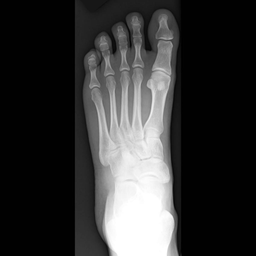
#> input picture images/1024 x 1024 (1).png, 256 x 256 px, shrunk from 1024 x 1024 before the run; its folder holds only this picture in this run
$ python Diff.py
#> lines starting #> are read from the running program, lines starting #| are printed output that depends on the picture; long printed decimals are rounded
### PWLCM.py
from PIL import Image
import numpy as np

# Piecewise Linear Chaotic Map
def pwlcm(initial,p,r,c):
    t = initial
    res = []
    for i in range(r):
        res1=[]
        for j in range(c):
            if (t >= 0 and t < p):
                t = t/p
                res1.append(t)
            elif (t >= p and t<0.5):
                t = (t-p)/(0.5-p)
                res1.append(t)
            elif (t >= 0.5 and t<1):
                t = 1-t
                if (t >= 0 and t < p):
                    t = t/p
                    res1.append(t)
                elif (t >= p and t<0.5):
                    t = (t-p)/(0.5-p)
                    res1.append(t)
        res.append(res1)
    return res

def encrypt(img, initial, p):
    M,N = img.size
    vals = [[int(i*256) for i in j] for j in pwlcm(initial, p, M, N)]
    encrypted = [[img.getpixel((i,j)) for i in range(M)] for j in range(N)]
    shift = [sum(i)%N for i in vals]
    for i in range(M):
        encrypted[i] = encrypted[i][shift[i]:] + encrypted[i][:shift[i]]
    try:
        for i in range(M):
            for j in range(N):
                encrypted[i][j] = tuple(x^vals[i][j] for x in encrypted[i][j])
    except TypeError: # in case of greyscale
        for i in range(M):
            for j in range(N):
                encrypted[i][j] = encrypted[i][j]^vals[i][j]
    return Image.fromarray(np.array(encrypted, dtype=np.uint8))


# [16 lines left out: function decrypt, not called in this run]

# [10 lines that do not run on import are left out]

### npcr.py
from PIL import Image
import numpy as np

# [25 lines left out: functions rateofchange, sumofpixel, npcr_, not called in this run]

def npcr(c1,c2):
    width, height = c1.size
    s = 0
    pixel1 = c1.load()
    pixel2 = c2.load()
    try:
        for i in range(width):
            for j in range(height):
                for k in range(3):
                    if pixel1[i,j][k]!=pixel2[i,j][k]:
                        s+=1
        per = s/(width*height*3) * 100
    except:
        for i in range(width):
            for j in range(height):
                if pixel1[i,j]!=pixel2[i,j]:
                    s+=1
        per = s/(width*height)*100
    return per

# [5 lines that do not run on import are left out]

### LOGISTIC.py
import numpy as np
from PIL import Image

def logistic_map(x, r):
    return r*x*(1-x)

def gen_logistic_map(x0, r, n):
    x = x0
    for i in range(n):
        x = logistic_map(x, r)
        yield x

def gen_vals(x0, r, M, N):
    res = [[0 for i in range(N)] for j in range(M)]
    gen = gen_logistic_map(x0, r, M*N)
    for i in range(M):
        for j in range(N):
            res[i][j] = next(gen)
    return res

def encrypt(img, x0, r):
    M,N = img.size
    vals = gen_vals(x0, r, M, N)
    vals = [[int(i*256) for i in j] for j in vals]
    encrypted = [[img.getpixel((i,j)) for i in range(M)] for j in range(N)]
    shift = [sum(i)%N for i in vals]
    for i in range(M):
        encrypted[i] = encrypted[i][shift[i]:] + encrypted[i][:shift[i]]
    try:
        for i in range(M):
            for j in range(N):
                encrypted[i][j] = tuple(x^vals[i][j] for x in encrypted[i][j])
    except TypeError: # in case of greyscale
        for i in range(M):
            for j in range(N):
                encrypted[i][j] = encrypted[i][j]^vals[i][j]
    return Image.fromarray(np.array(encrypted, dtype=np.uint8))

# [17 lines left out: function decrypt, not called in this run]

# [6 lines that do not run on import are left out]

### uaci.py
from PIL import Image
import math

def uaci(image1, image2):
    pixel1=image1.load()
    pixel2=image2.load()
    width,height=image1.size
    value=0.0
    try:
        for y in range(0,height):
            for x in range(0,width):
                value=(abs(pixel1[x,y][0]-pixel2[x,y][0])/255)+value
    except TypeError:
        for y in range(0,height):
            for x in range(0,width):
                value=(abs(pixel1[x,y]-pixel2[x,y])/255)+value
    value=(value/(width*height))*100
    return value

# [20 lines left out: function rootmeansquareerror, not called in this run]

### Diff.py
import os
import PWLCM
import LOGISTIC
import DLSCM2
import LSCML
import npcr
import uaci
import random
from PIL import Image
import cv2

def flip_random_pixel(img):
    M, N = img.size
    x, y = random.randint(0, M-1), random.randint(0, N-1)
    pixel = list(img.getpixel((x, y)))
    i = random.randint(0, 2)
    pixel[i] ^= 1
    pixel = tuple(pixel)
    img.putpixel((x, y), pixel)
    return img

def get_npcr_PWLCM():
    for image in os.listdir('images'):
        img = Image.open('images/'+image)
#> img is the input picture: PIL image 256x256 L; min 0, max 255, mean 52.8
        enc = PWLCM.encrypt(img, 0.5, 0.8)
#> in encrypt, `encrypted = [[img.getpixel((i,j)) for i in range(M)] for j in range(N)]`: encrypted = 256 items
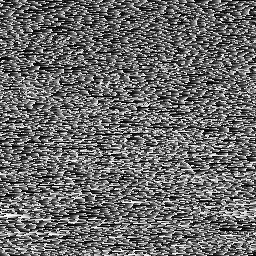
#> enc: PIL image 256x256 L; min 0, max 255, mean 105.2
        print(image + ": ", npcr.npcr(img, enc))
#| 1024 x 1024 (1).png:  99.435

def get_npcr_LOGISTIC():
    for image in os.listdir('images'):
        img = Image.open('images/'+image)
        enc = LOGISTIC.encrypt(img, 0.5, 3.8)
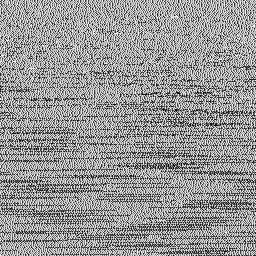
#> enc: PIL image 256x256 L; min 0, max 255, mean 149.8
        print(image + ": ", npcr.npcr(img, enc))
#| 1024 x 1024 (1).png:  99.794
#> after the loop in uaci, `for y in range(0,height):`: value = 38.16
#| 1024 x 1024 (1).png:  38.157
#> after the loop in uaci, `for y in range(0,height):`: value = 49.53
#| 1024 x 1024 (1).png:  49.530

def get_npcr_DLSCM2():
    for image in os.listdir('images'):
        img = cv2.imread('images/'+image)
#> img: shape (256, 256, 3); min 0, max 255, mean 52.8
        enc = cv2.imread('encrypted/2dlscm/'+image)
        img,enc = Image.fromarray(img), Image.fromarray(enc)
        print(image + ": ", npcr.npcr(img, enc))
#| 1024 x 1024 (1).png:  0.0

def get_npcr_LSCML():
    for image in os.listdir('images'):
        img = cv2.imread('images/'+image)
        enc = cv2.imread('encrypted/lscml/'+image)
        img,enc = Image.fromarray(img), Image.fromarray(enc)
        print(image + ": ", npcr.npcr(img, enc))

def get_uaci_PWLCM():
    for image in os.listdir('images'):
        img = Image.open('images/'+image)
        enc = PWLCM.encrypt(img, 0.5, 0.8)
        print(image + ": ", uaci.uaci(img, enc))

def get_uaci_LOGISTIC():
    for image in os.listdir('images'):
        img = Image.open('images/'+image)
        enc = LOGISTIC.encrypt(img, 0.5, 3.8)
        print(image + ": ", uaci.uaci(img, enc))


def get_uaci_DLSCM2():
    for image in os.listdir('images'):
        img = cv2.imread('images/'+image)
        enc = cv2.imread('encrypted/2dlscm/'+image)
        img,enc = Image.fromarray(img), Image.fromarray(enc)
        print(image + ": ", uaci.uaci(img, enc))
#| 1024 x 1024 (1).png:  0.0

def get_uaci_LSCML():
    for image in os.listdir('images'):
        img = cv2.imread('images/'+image)
        enc = cv2.imread('encrypted/lscml/'+image)
        img,enc = Image.fromarray(img), Image.fromarray(enc)
        print(image + ": ", uaci.uaci(img, enc))
#| 1024 x 1024 (1).png:  0.0


if __name__=='__main__':
    print("PWLCM NPCR:")
    get_npcr_PWLCM()
    print("\nLOGISTIC NPCR:")
    get_npcr_LOGISTIC()
    print("\nPWLCM UACI:")
    get_uaci_PWLCM()
    print("\nLOGISTIC UACI:")
    get_uaci_LOGISTIC()
    print("\nDLSCM2 NPCR:")
    get_npcr_DLSCM2()
    print("\nDLSCM2 UACI:")
    get_uaci_DLSCM2()
    print("\nLSCML UACI:")
    get_uaci_LSCML()
    print("\nLSCML NPCR:")
    get_npcr_LSCML()
#| 1024 x 1024 (1).png:  0.0

$ run again, on images/8.bmp
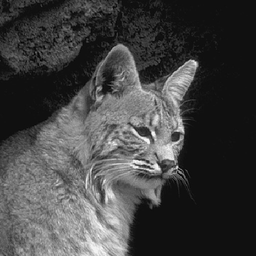
#> input picture images/8.bmp, 256 x 256 px, shrunk from 512 x 512 before the run
#> in get_npcr_PWLCM, img is the input picture: PIL image 256x256 RGB; min 0, max 249, mean 66.9
#> in encrypt, `encrypted = [[img.getpixel((i,j)) for i in range(M)] for j in range(N)]`: encrypted = 256 items
#> in encrypt, `return Image.fromarray(np.array(encrypted, dtype=np.uint8))`:
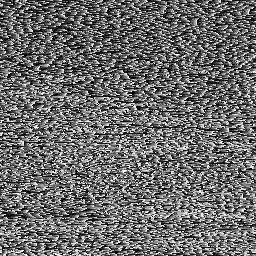
#> returned value: PIL image 256x256 RGB; min 0, max 255, mean 107.6
#| 8.bmp:  99.509
#> in encrypt, `return Image.fromarray(np.array(encrypted, dtype=np.uint8))`:
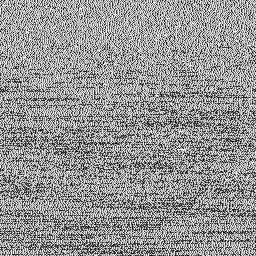
#> returned value: PIL image 256x256 RGB; min 0, max 255, mean 148.2
#| 8.bmp:  99.762
#> after the loop in uaci, `for y in range(0,height):`: value = 20202.8
#> in uaci, `value=(value/(width*height))*100`: value = 30.83
#| 8.bmp:  30.827
#| 8.bmp:  41.028
#| 8.bmp:  0.0
#| 8.bmp:  0.0
#| 8.bmp:  0.0
#| 8.bmp:  0.0

$ run again, on images/airplaneU2.bmp
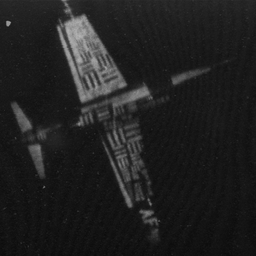
#> input picture images/airplaneU2.bmp, 256 x 256 px, shrunk from 1024 x 1024 before the run
#> in get_npcr_PWLCM, img is the input picture: PIL image 256x256 RGB; min 11, max 181, mean 32.5
#> in encrypt, `encrypted = [[img.getpixel((i,j)) for i in range(M)] for j in range(N)]`: encrypted = 256 items
#> in encrypt, `return Image.fromarray(np.array(encrypted, dtype=np.uint8))`:
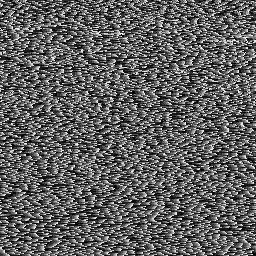
#> returned value: PIL image 256x256 RGB; min 0, max 255, mean 95.4
#| airplaneU2.bmp:  99.429
#> in encrypt, `return Image.fromarray(np.array(encrypted, dtype=np.uint8))`:
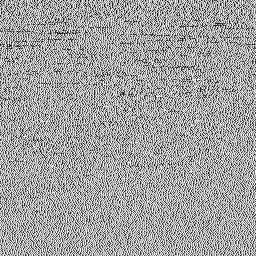
#> returned value: PIL image 256x256 RGB; min 0, max 255, mean 161
#| airplaneU2.bmp:  99.904
#> after the loop in uaci, `for y in range(0,height):`: value = 18880.1
#> in uaci, `value=(value/(width*height))*100`: value = 28.81
#| airplaneU2.bmp:  28.809
#| airplaneU2.bmp:  51.461
#| airplaneU2.bmp:  0.0
#| airplaneU2.bmp:  0.0
#| airplaneU2.bmp:  0.0
#| airplaneU2.bmp:  0.0

$ run again, on images/child.bmp
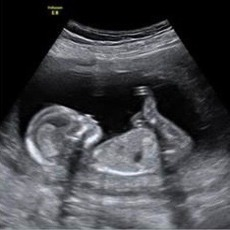
#> input picture images/child.bmp, 230 x 230 px
#> in get_npcr_PWLCM, img is the input picture: PIL image 230x230 RGB; mean R, G, B 67.2, 67.9, 71.6
#> in encrypt, `encrypted = [[img.getpixel((i,j)) for i in range(M)] for j in range(N)]`: encrypted = 230 items
#> in encrypt, `return Image.fromarray(np.array(encrypted, dtype=np.uint8))`:
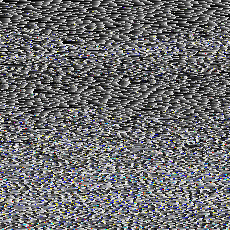
#> returned value: PIL image 230x230 RGB; mean R, G, B 107.9, 108.2, 110.1
#| child.bmp:  99.531
#> in encrypt, `return Image.fromarray(np.array(encrypted, dtype=np.uint8))`:
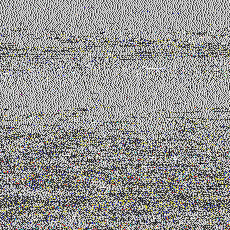
#> returned value: PIL image 230x230 RGB; mean R, G, B 147.9, 147.4, 145.7
#| child.bmp:  99.767
#> after the loop in uaci, `for y in range(0,height):`: value = 15667
#> in uaci, `value=(value/(width*height))*100`: value = 29.62
#| child.bmp:  29.616
#| child.bmp:  41.385
#> img: shape (230, 230, 3)
#| child.bmp:  0.0
#| child.bmp:  0.0
#| child.bmp:  0.0
#| child.bmp:  0.0

$ run again, on images/1024 x 1024 (2).png
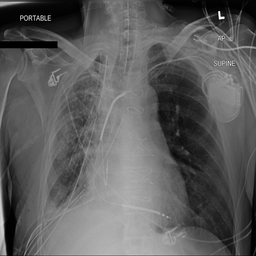
#> input picture images/1024 x 1024 (2).png, 256 x 256 px, shrunk from 1024 x 1024 before the run
#> in get_npcr_PWLCM, img is the input picture: PIL image 256x256 L; min 0, max 255, mean 93.7
#> in encrypt, `encrypted = [[img.getpixel((i,j)) for i in range(M)] for j in range(N)]`: encrypted = 256 items
#> in get_npcr_PWLCM, `enc = PWLCM.encrypt(img, 0.5, 0.8)`:
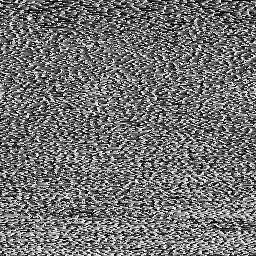
#> enc: PIL image 256x256 L; min 0, max 255, mean 112.7
#| 1024 x 1024 (2).png:  99.525
#> in get_npcr_LOGISTIC, `enc = LOGISTIC.encrypt(img, 0.5, 3.8)`:
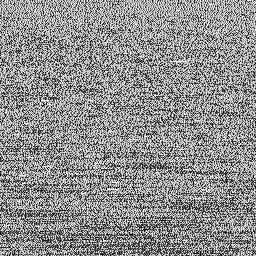
#> enc: PIL image 256x256 L; min 0, max 255, mean 142.5
#| 1024 x 1024 (2).png:  99.704
#> after the loop in uaci, `for y in range(0,height):`: value = 26.78
#| 1024 x 1024 (2).png:  26.782
#> after the loop in uaci, `for y in range(0,height):`: value = 32.29
#| 1024 x 1024 (2).png:  32.294
#> img: shape (256, 256, 3)
#| 1024 x 1024 (2).png:  0.0
#| 1024 x 1024 (2).png:  0.0
#| 1024 x 1024 (2).png:  0.0
#| 1024 x 1024 (2).png:  0.0
